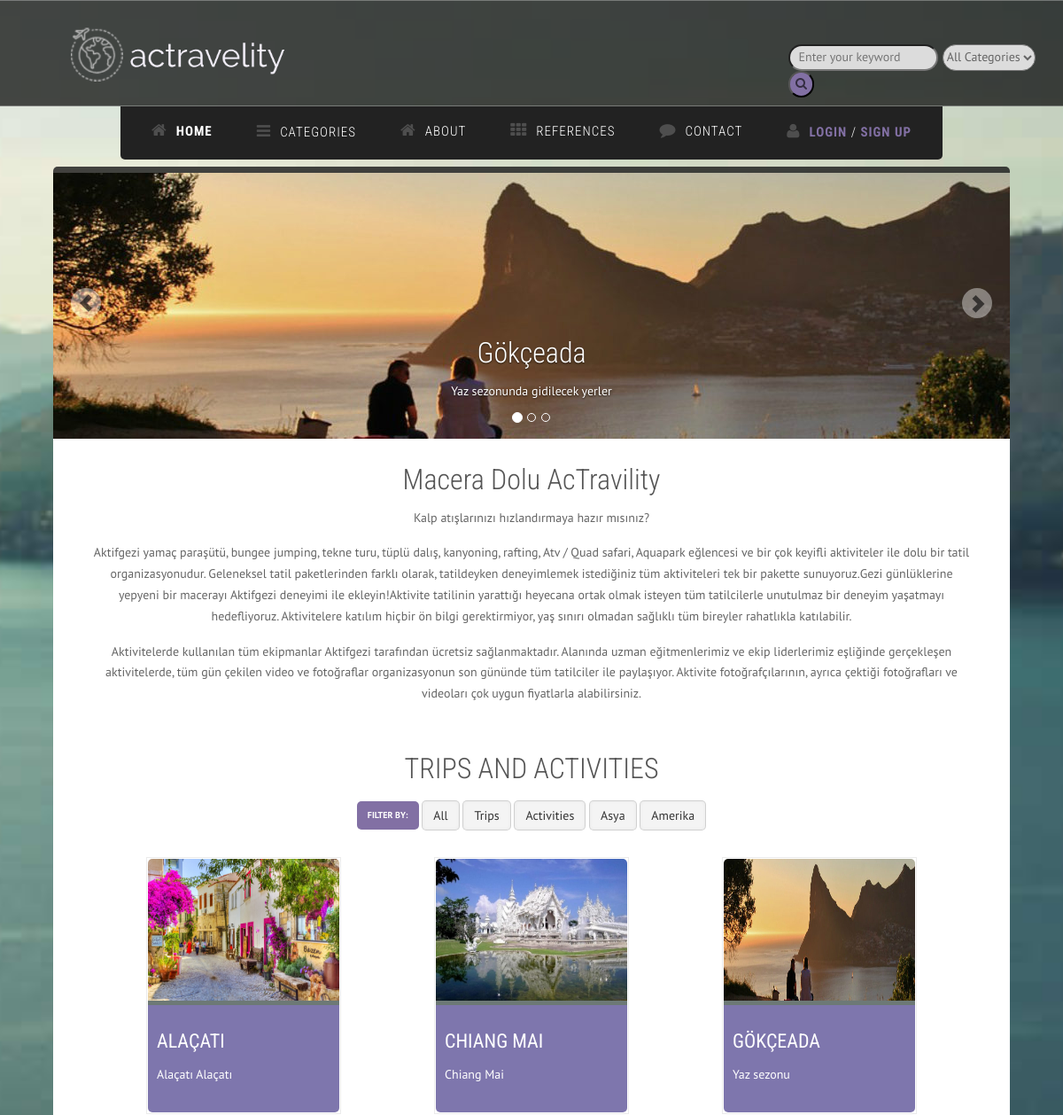
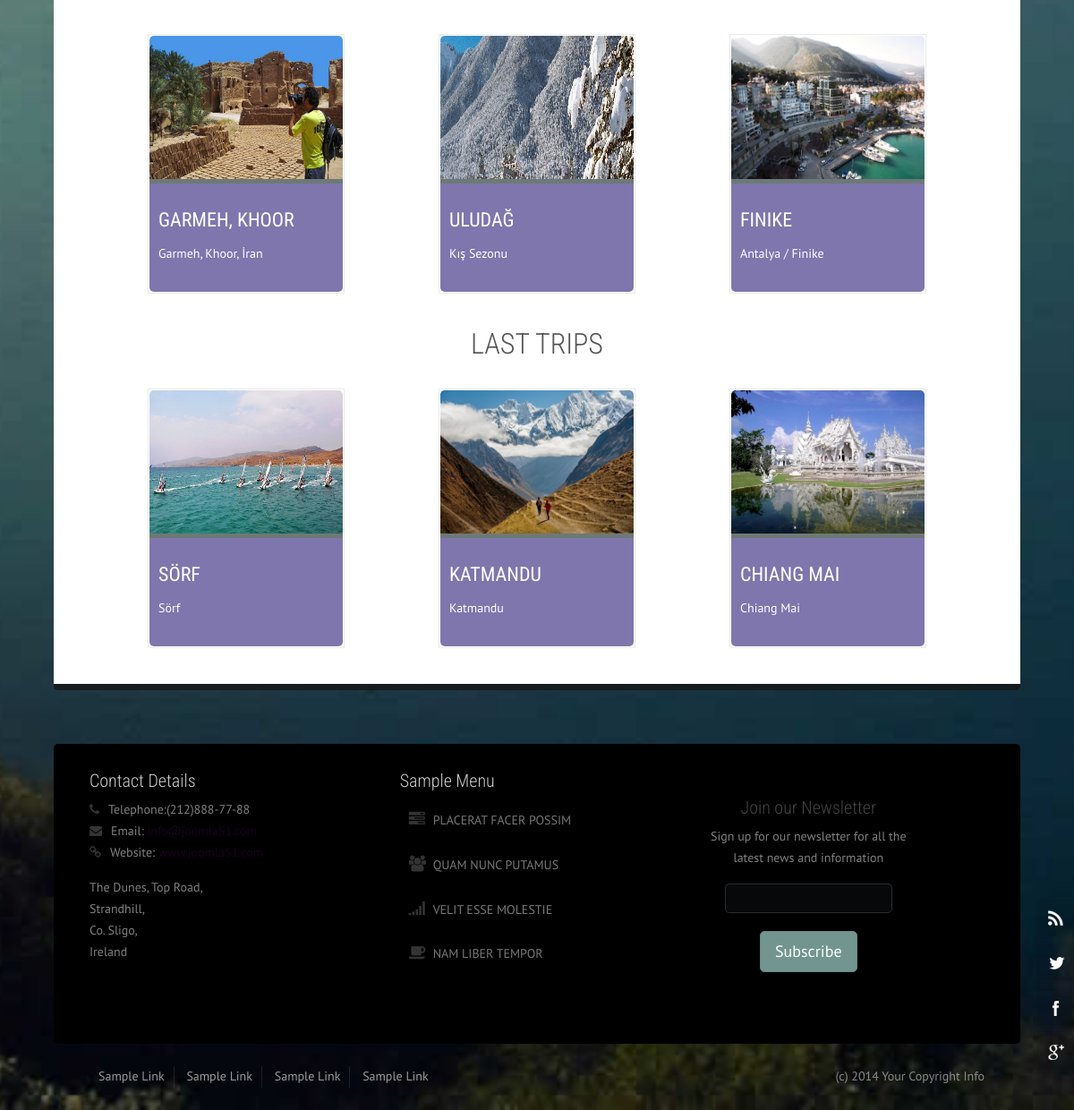
The page / on the database its author committed (2 pictures, top to bottom).
### product/models.py (models this page shows, shortened)
class Product(models.Model):
    STATUS = (
        ('True', 'Yes'),
        ('False', 'No'),
    )
    category = models.ForeignKey(Category, on_delete=models.CASCADE)  # relation with Category table
    title = models.CharField(max_length=50)
    keywords = models.CharField(max_length=255)
    description = RichTextUploadingField()
    slug = models.SlugField(null=False,unique=True)
    image = models.ImageField(blank=True, upload_to='images/')
    price = models.FloatField()
    person_number = models.IntegerField(blank=True, null=True)
    day_number = models.IntegerField(blank=True, null=True)
    shortDetail = RichTextUploadingField(max_length=1400)
    detail = RichTextUploadingField()
    status = models.CharField(max_length=10, choices=STATUS)
    parent = models.ForeignKey('self', blank=True, null=True, related_name='children', on_delete=models.CASCADE)
    create_at = models.DateTimeField(auto_now_add=True)
    update_at = models.DateTimeField(auto_now=True)
    def image_tag(self):
        return mark_safe('<img src="{}" height="50"/>'.format(self.image.url))
    image_tag.short_description = "Image"

### home/models.py (models this page shows, shortened)
class Setting(models.Model):
    STATUS = (
        ('True', 'Yes'),
        ('False', 'No'),
    )
    title = models.CharField(max_length=150)
    keywords = models.CharField(max_length=255)
    description = models.CharField(max_length=255)
    company = models.CharField(max_length=50)
    address = models.CharField(blank=True, max_length=150)
    phone = models.CharField(blank=True, max_length=50)
    fax = models.CharField(blank=True, max_length=15)
    email = models.CharField(blank=True, max_length=50)
    smtpserver = models.CharField(blank=True, max_length=50)
    smtpemail = models.CharField(blank=True, max_length=50)
    smtppassword = models.CharField(blank=True, max_length=50)
    smtpport = models.CharField(blank=True, max_length=50)
    icon = models.ImageField(blank=True, upload_to='images/')
    facebook = models.CharField(blank=True, max_length=50)
    instagram = models.CharField(blank=True, max_length=50)
    twitter = models.CharField(blank=True, max_length=50)
    detail = RichTextUploadingField(blank=True)
    aboutus = RichTextUploadingField(blank=True)
    contact = RichTextUploadingField(blank=True)
    references = RichTextUploadingField(blank=True)
    status = models.CharField(blank=True, max_length=10, choices=STATUS)
    create_at = models.DateTimeField(blank=True, auto_now_add=True)
    update_at = models.DateTimeField(blank=True, auto_now=True)

### home/views.py (the view)
# urls.py: path('', views.index, name='index'),
def index(request):
    setting = Setting.objects.get(pk=1)
    sliderdata = Product.objects.all()[:3]
    category = Category.objects.all()
    newimages = Product.objects.all().order_by('?')[:6]
    dayproducts = Product.objects.all().order_by('?')[:6]
    lastproducts = Product.objects.all().order_by('-id')[:3]
    randomproducts = Product.objects.all().order_by('?')[:4]
    context = {'setting': setting,
               'category': category,
               'page': 'home',
               'sliderdata':sliderdata,
               'dayproducts': dayproducts,
               'lastproducts': lastproducts,
               'randomproducts': randomproducts,
               'newimages': newimages
               }
    return render(request, 'index.html', context)

### home/templates/index.html (shortened to what this page needs)
{% extends 'homebase.html' %}
{% block slider %}
    {% include 'slider.html' %}
{% endblock %}
{% block content %}
    {% include 'content.html' %}
{% endblock %}

### home/templates/slider.html (shortened to what this page needs)
<div class="content">
    <div class="container no-padding">
        <div class="row">
            {% load static %}
            <div id="carousel-example" class="carousel slide" data-ride="carousel">
                <ol class="carousel-indicators">
                    <li data-target="#carousel-example" data-slide-to="0" class="active"></li>
                    <li data-target="#carousel-example" data-slide-to="1"></li>
                    <li data-target="#carousel-example" data-slide-to="2"></li>
                </ol>
                <div class="carousel-inner">
                    {% for rs in sliderdata %}
                        <div class="item {% if forloop.counter == 1 %}active{% endif %}" id="slide{{ forloop.counter }}">
                            <img src="{{ rs.image.url }}" style="width: 1080px; height: 300px">
                            <div class="carousel-caption" style="margin-bottom: -25px">
                                <h2 style="color: white ">{{ rs.title }}</h2>
                                <p>{{ rs.description|safe }}</p>
                            </div>
                        </div>
                    {% endfor %}
                </div>
                <a class="left carousel-control" href="#carousel-example" data-slide="prev">
                    <span class="glyphicon glyphicon-chevron-left"></span>
                </a>
                <a class="right carousel-control" href="#carousel-example" data-slide="next">
                    <span class="glyphicon glyphicon-chevron-right"></span>
                </a>
            </div>
        </div>
    </div>
</div>

### home/templates/content.html
<div id="content">
    {% load static %}
    <div class="container background-white">
        <div class="row margin-vert-30">
            <div class="col-md-12">
                <h2 class="text-center">Macera Dolu AcTravility</h2>
                <p class="text-center">{{ setting.detail|safe }}</p>
            </div>
        </div>
    </div>
    <div id="content">
        <div class="container background-white">
            <div class="row margin-vert-30" style="margin-top: -30px">
                <div class="col-md-12">
                    <h2 class="animate fadeIn text-center" >TRIPS AND ACTIVITIES</h2>
                    <div class="portfolio-filter-container margin-top-20 text-center ">
                        <ul class="portfolio-filter">
                            <li class="portfolio-filter-label label label-default" style="background-color: #8270a4">
                                filter by:
                            </li>
                            <li>
                                <a href="#" class="portfolio-selected btn btn-default" data-filter="*">All</a>
                            </li>
                            <li>
                                <a href="#" class="btn btn-default" data-filter=".trips">Trips</a>
                            </li>
                            <li>
                                <a href="#" class="btn btn-default" data-filter=".activities">Activities</a>
                            </li>
                            <li>
                                <a href="#" class="btn btn-default" data-filter=".asya">Asya</a>
                            </li>
                            <li>
                                <a href="#" class="btn btn-default" data-filter=".amerika">Amerika</a>
                            </li>
                        </ul>
                    </div>
                </div>
            </div>
            <div class="row">
                <div class="col-md-12 portfolio-group no-padding">
                    {% for rs in dayproducts %}
                        <div class="col-md-3 portfolio-item margin-bottom-40 trips" style="margin-left: 65px;">
                            <div>
                                <a href="/product/{{ rs.id }}/{{ rs.slug }}">
                                    <figure>
                                        <img src=" {{ rs.image.url }}" style="height:160px;width: 450px" alt="image1">
                                        <figcaption style="background-color: darkslateblue ;padding-left: 10px">
                                            <h3 class="margin-top-20">{{ rs.title }}</h3>
                                            <span>{{ rs.keywords }}</span>
                                        </figcaption>
                                    </figure>
                                </a>
                            </div>
                        </div>
                    {% endfor %}
                </div>
                <h2 class="animate fadeIn text-center ">LAST TRIPS</h2><br>
                <div class="col-md-12 portfolio-group no-padding">
                    {% for rs in lastproducts %}
                        <div class="col-md-3 portfolio-item margin-bottom-40 activities" style="margin-left: 65px">
                            <div>
                                <a href="/product/{{ rs.id }}/{{ rs.slug }}">
                                    <figure>
                                        <img src=" {{ rs.image.url }}" style="height:160px;width: 450px" alt="image1">
                                        <figcaption style="background-color: darkslateblue; padding-left: 10px">
                                            <h3 class="margin-top-20">{{ rs.title }}</h3>
                                            <span>{{ rs.keywords }}</span>
                                        </figcaption>
                                    </figure>
                                </a>
                            </div>
                        </div>
                    {% endfor %}
                </div>
            </div>
        </div>
    </div>
</div>

### home/static/assets/css/nexus.css (style rules this page uses)
html { overflow-y: scroll; }
body { line-height: 1.7em; font-family: PT Sans; font-size: 14px; font-weight: 300; background-color: #5f807a; background-color: #F4F1EA; color: #656565; }
.container { max-width: 1080px; padding-left: 40px; padding-right: 40px; width: 100%; }
.container.no-padding { padding-left: 20px !important; padding-right: 20px !important; }
.margin-vert-30 { margin-top: 30px; margin-bottom: 30px; }
.no-padding { padding: 0 !important; }
.margin-top-20 { margin-top: 20px; }
.margin-bottom-40 { margin-bottom: 40px; }
.background-white { background-color: #FFFFFF; }
.btn { border-radius: 0px; }
.btn-default { background-color: rgba(0, 0, 0, 0.043); border: 1px solid rgba(0, 0, 0, 0.15); border-radius: 0px; box-shadow: 0 0 5px 0 rgba(0, 0, 0, 0.05) inset; margin: 0; }
h2 { font-weight: 300; line-height: 1em; margin: 0 0 10px; color: #555555; font-family: 'Roboto Condensed', sans-serif; font-size: 32px; }
h3 { font-size: 20px; font-weight: 300; padding: 0; font-family: 'Roboto Condensed', sans-serif; margin: 0; color: #555555; }
a { text-decoration: none; color: rgba(31, 4, 39, 0.7); -webkit-transition: color 0.15s ease-in; -moz-transition: color 0.15s ease-in; -o-transition: color 0.15s ease-in; transition: color 0.15s ease-in; }
p { margin-bottom: 16px; }
img { max-width: 100% ; }
.label { font-weight: 300; font-size: 90%; border-radius: 5px; }
.btn { border-radius: 5px; }
.glyphicon { display: inline-block; font-family: 'Glyphicons Halflings'; font-style: normal; font-weight: 400; line-height: 1; position: relative; top: 1px; }
.portfolio-group { text-align: center; padding: 0; width: 100% !important; }
.portfolio-group .portfolio-item { overflow: hidden; border-radius: 5px; position: relative; text-align: center; vertical-align: text-top; list-style: none outside none; }
.portfolio-group .portfolio-item > div { border: 1px solid rgba(0, 0, 0, 0.08) !important; }
.portfolio-group figure { border-radius: 5px; margin: 1px; padding: 0px; position: relative; overflow: hidden; }
.portfolio-group figure img { max-width: 100%; display: block; position: relative; z-index: 0; -webkit-transition: -webkit-transform 0.4s ease-out; -moz-transition: -moz-transform 0.4s ease-out; transition: transform 0.4s ease-out; }
.portfolio-group figcaption { border-top: 5px solid #2f403c; color: #ffffff; top: 0; left: 0; padding: 30px 40px; background-color: #5f807a; text-align: left; text-transform: none; position: relative; z-index: 1; }
.portfolio-group h3 { color: #ffffff; margin: 0; padding: 0px 0px 15px; font-size: 22px; font-weight: 400; text-transform: uppercase; line-height: 1em; }
.portfolio-filter { margin: 0; padding: 0px; }
.portfolio-filter li { list-style: none; display: inline-block; }
.portfolio-filter-label { font-weight: bold; text-transform: uppercase; font-size: 10px; padding: 11px 12px; }
.portfolio-item figcaption { height: 100%; width: 100%; opacity: 0.7; -webkit-transition: opacity 0.5s 0.2s; -moz-transition: opacity 0.5s 0.2s; transition: opacity 0.5s 0.2s; }
.carousel-control { background-image: none !important; background: rgba(255, 255, 255, 0.4); width: 34px; border-radius: 50px; font-size: 16px !important; height: 34px; margin-top: -20px; top: 50%; text-shadow: none; opacity: 1; }
.carousel-control.left span, .carousel-control.icon-prev span, .carousel-control.right span, .carousel-control.icon-next span { font-size: 20px; margin-top: -10px; color: rgba(0, 0, 0, 0.6); }
.carousel-control.left, .carousel-control.icon-prev { left: 20px; }
.carousel-control.right, .carousel-control.icon-next { right: 20px; }
.carousel-indicators { bottom: 0; right: 30px; }
.carousel-control .icon-next, .carousel-control .glyphicon-chevron-right { right: auto; }

### rows shown on the page
Product: image (picture), title "Gökçeada", description "Yaz sezonunda gidilecek yerler", title "GÖKÇEADA", keywords "Yaz sezonu"
Setting: detail "Kalp atışlarınızı hızlandırmaya hazır mısınız? Aktifgezi yamaç paraşütü, bungee jumping, tekne turu, tüplü dalış, kanyoning, rafting, Atv / Quad safari, Aquapark eğlencesi ve bir çok keyifli aktiviteler ile dolu bir tatil organizasyonudur. Geleneksel tatil paketlerinden farklı olarak, tatildeyken deneyimlemek istediğiniz tüm aktiviteleri tek bir pakette sunuyoruz.Gezi günlüklerine yepyeni bir macerayı Aktifgezi deneyimi ile ekleyin!Aktivite tatilinin yarattığı heyecana ortak olmak isteyen tüm tatilcilerle unutulmaz bir deneyim yaşatmayı hedefliyoruz. Aktivitelere katılım hiçbir ön bilgi gerektirmiyor, yaş sınırı olmadan sağlıklı tüm bireyler rahatlıkla katılabilir. Aktivitelerde kullanılan…"
Product: image (picture), title "ALAÇATI", keywords "Alaçatı Alaçatı"
Product: image (picture), title "CHIANG MAI", keywords "Chiang Mai"
Product: image (picture), title "GARMEH, KHOOR", keywords "Garmeh, Khoor, İran"
Product: image (picture), title "ULUDAĞ", keywords "Kış Sezonu"
Product: image (picture), title "FINIKE", keywords "Antalya / Finike"
Product: image (picture), title "SÖRF", keywords "Sörf"
Product: image (picture), title "KATMANDU", keywords "Katmandu"
